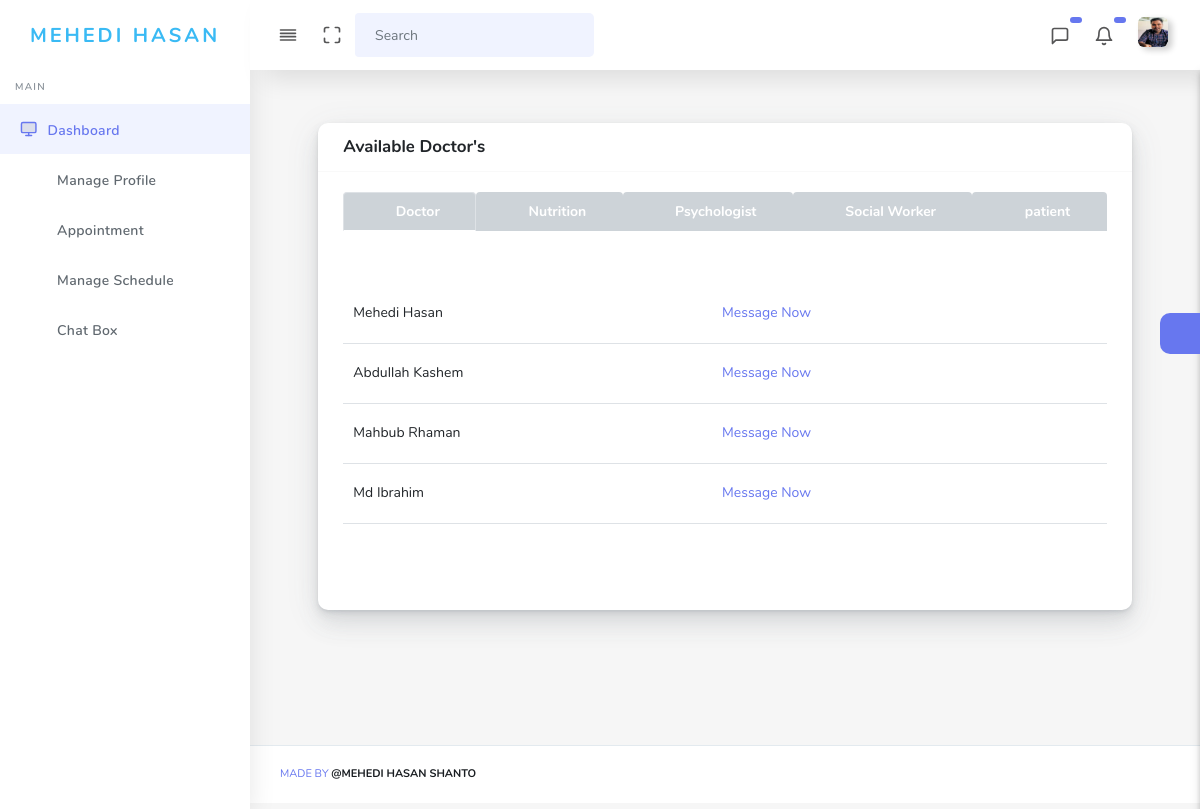
The page /doctor/chat_now.php (signed in) on the database its author committed.
### tables this page shows
CREATE TABLE `doctors` (
  `doctor_id` int(11) NOT NULL,
  `first_name` varchar(255) NOT NULL,
  `last_name` varchar(255) NOT NULL,
  `email` varchar(255) NOT NULL,
  `phone` varchar(255) NOT NULL,
  `degree` varchar(255) NOT NULL,
  `gender` varchar(255) NOT NULL,
  `address` varchar(255) NOT NULL,
  `password` varchar(255) NOT NULL,
  `image` varchar(255) NOT NULL,
  `status` int(11) NOT NULL,
  `join_date` date NOT NULL,
  `charge` float NOT NULL,
  `schedule` varchar(255) NOT NULL,
  `category` varchar(100) NOT NULL
);

### doctor/chat_now.php (the view, shortened to what this page needs)
<?php include 'includes/header.php';?>
<body>
<div id="app">
    <div class="main-wrapper main-wrapper-1">
        <div class="navbar-bg"></div>
        <?php include 'includes/nav.php';?>
        <?php include 'includes/side.php';?>
        <div class="main-content">
            <section class="section">
                <div class="row">
                    <div class="col-md-11 mx-auto mb-5">
                        <div class="card">
                            <div class="card-header">
                                <h4>Available Doctor's</h4>
                            </div>
                            <div class="card-body">
                                <nav>
                                    <div class="nav nav-tabs nav-fill" id="nav-tab" role="tablist">
                                        <a class="nav-item nav-link active bg-secondary" id="nav-doctor-tab" data-toggle="tab" href="#nav-doctor" role="tab" aria-controls="nav-doctor" aria-selected="true"><span class="ml-3 text-white font-weight-bold">Doctor </span> </a>
                                        <a class="nav-item nav-link bg-secondary" id="nav-nutrition-tab" data-toggle="tab" href="#nav-nutrition" role="tab" aria-controls="nav-nutrition" aria-selected="false"> <span class="ml-3 text-white font-weight-bold"> Nutrition</span></a>
                                        <a class="nav-item nav-link bg-secondary" id="nav-psychologist-tab" data-toggle="tab" href="#nav-psychologist" role="tab" aria-controls="nav-psychologist" aria-selected="false"> <span class="ml-3 text-white font-weight-bold"> Psychologist</span></a>
                                        <a class="nav-item nav-link bg-secondary" id="nav-worker-tab" data-toggle="tab" href="#nav-worker" role="tab" aria-controls="nav-worker" aria-selected="false"> <span class="ml-3 text-white font-weight-bold"> Social Worker</span></a>
                                        <a class="nav-item nav-link bg-secondary" id="nav-patient-tab" data-toggle="tab" href="#nav-patient" role="tab" aria-controls="nav-worker" aria-selected="false"> <span class="ml-3 text-white font-weight-bold"> patient</span></a>
                                    </div>
                                </nav>
                                <br/>
                                <br/>
                                <div class="tab-content" id="nav-tabContent">
                                    <div class="tab-pane fade show active" id="nav-doctor" role="tabpanel" aria-labelledby="nav-doctor-tab">
                                        <div class="form_1">
                                            <div class="table-responsive">
                                                <table class="table tab-bordered">
                                                    <?php
                                                    $sql = "SELECT * FROM doctors WHERE category = 'doctor'";
                                                    $res = mysqli_query($connect, $sql);
                                                    ?>
                                                    <?php while ($row = mysqli_fetch_assoc($res)){?>
                                                        <tr>
                                                            <td class="text-capitalize border-bottom"><?php echo $row['first_name'] . ' '. $row['last_name'];?></td>
                                                            <td class="text-capitalize border-bottom">
                                                                <a class="text-decoration-none" href="chat_box_doctor.php?message_id=<?php echo $row['doctor_id'];?>">Message Now</a>
                                                            </td>
                                                            <td class="text-capitalize border-bottom"><i class="fas fa-circle" style="color: green"></i></td>
                                                        </tr>
                                                    <?php }?>
                                                </table>
                                            </div>
                                        </div>
                                    </div>
                                </div>
                            </div>
                            <div class="card-footer">
                            </div>
                        </div>
                    </div>
                </div>
            </section>
            <?php include 'includes/setting.php';?>
        </div>
        <?php include "includes/footer.php";?>
    </div>
</div>
<?php include "includes/script.php";?>

### doctor/includes/nav.php (shortened to what this page needs)
<nav class="navbar navbar-expand-lg main-navbar sticky">
    <div class="form-inline mr-auto">
        <ul class="navbar-nav mr-3">
            <li><a href="#" data-toggle="sidebar" class="nav-link nav-link-lg
									collapse-btn"> <i data-feather="align-justify"></i></a></li>
            <li><a href="#" class="nav-link nav-link-lg fullscreen-btn">
                    <i data-feather="maximize"></i>
                </a></li>
            <li>
                <form class="form-inline mr-auto">
                    <div class="search-element">
                        <input class="form-control" type="search" placeholder="Search" aria-label="Search" data-width="200">
                        <button class="btn" type="submit">
                            <i class="fas fa-search"></i>
                        </button>
                    </div>
                </form>
            </li>
        </ul>
    </div>
    <ul class="navbar-nav navbar-right">
        <li class="dropdown dropdown-list-toggle">
            <a href="#" data-toggle="dropdown" class="nav-link nav-link-lg message-toggle"><i data-feather="message-square"></i>
                <span class="badge headerBadge1">
                 </span>
            </a>
        </li>
        <li class="dropdown dropdown-list-toggle">
            <a href="#" data-toggle="dropdown" class="nav-link nav-link-lg message-toggle"><i data-feather="bell"></i>
                <span class="badge headerBadge1">
                 </span>
            </a>
        </li>
        <li class="dropdown"><a href="#" data-toggle="dropdown"
                                class="nav-link dropdown-toggle nav-link-lg nav-link-user"> <img alt="image" src="../images/<?php echo $userdata['image'];?>" class="user-img-radious-style"> <span class="d-sm-none d-lg-inline-block"></span></a>
        </li>
    </ul>
</nav>

### doctor/includes/side.php (shortened to what this page needs)
<div class="main-sidebar sidebar-style-2">
    <aside id="sidebar-wrapper">
        <div class="sidebar-brand">
            <a href="doctor_dashboard.php"><span class="logo-name text-info"><?php echo $userdata['first_name'] . ' ' .$userdata['last_name'];?></span></a>
        </div>
        <ul class="sidebar-menu">
            <li class="menu-header">Main</li>
            <li class="dropdown active">
                <a href="doctor_dashboard.php" class="nav-link"><i data-feather="monitor"></i><span>Dashboard</span></a>
            </li>
            <li class="dropdown">
                <a href="#" class="menu-toggle nav-link has-dropdown"><i class="fas fa-user-tie"></i><span>Manage Profile</span></a>
            </li>
            <li class="dropdown">
                <a href="#" class="menu-toggle nav-link has-dropdown"><i class="fas fa-file-medical"></i><span>Appointment</span></a>
            </li>
            <li class="dropdown">
                <a href="#" class="menu-toggle nav-link has-dropdown"><i class="fas fa-clock"></i><span>Manage Schedule</span></a>
            </li>
            <li class="dropdown">
                <a href="#" class="menu-toggle nav-link has-dropdown"><i class="fas fa-comment"></i><span>Chat Box</span></a>
            </li>
        </ul>
    </aside>
</div>

### rows shown on the page
doctors: image (picture), first_name "MEHEDI", last_name "HASAN", first_name "Mehedi", last_name "Hasan"
doctors: first_name "Abdullah", last_name "Kashem"
doctors: first_name "Mahbub", last_name "Rhaman"
doctors: first_name "Md", last_name "Ibrahim"
